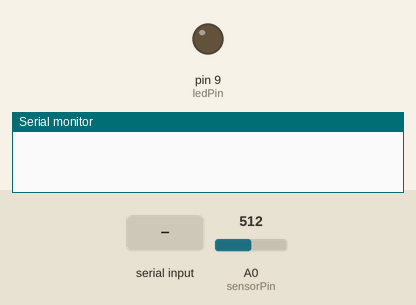
This sketch was run on a simulated Arduino Uno, built with avr-gcc and run on an emulated ATmega328P. On the bench: output pins drawn as LEDs (lit = HIGH), the last lines printed to the serial monitor. The test bench sets the inputs (shaded band); at power-on: A0 (sensorPin) = 512.

Above: at 1.2 s.
1.3 s: "S" received over Serial
At 2.3 s:
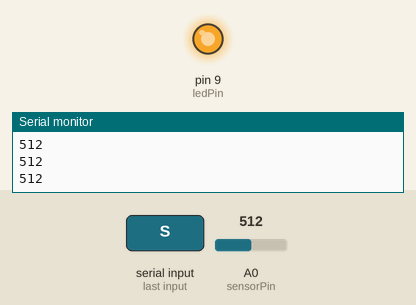
Timing chart, 0 to 8.0 s (numbered marks = the images above; inputs shaded):
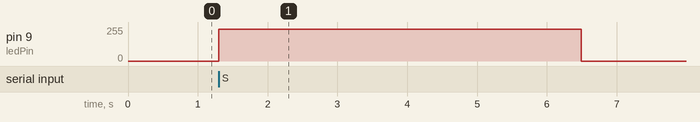

Measured:
- after the input at 1.3 s, pin 9 (ledPin): 0/255 → 240/255 at once, → 0/255 5.2 s later

The sketch:

ledmasure.ino
```cpp
const int ledPin = 9;
const int sensorPin = A0;
const int numSamples = 500;
int pwmValue = 240;

void setup() {
  pinMode(ledPin, OUTPUT);
  Serial.begin(9600);
  while (!Serial);  // PCとの接続待ち
}

void loop() {
  if (Serial.available() > 0) {
    char cmd = Serial.read();
    if (cmd == 'S') {  // 'S' が来たら測定開始
      analogWrite(ledPin, pwmValue);
      delay(50); // LEDの安定化

      for (int i = 0; i < numSamples; i++) {
        int value = analogRead(sensorPin);
        Serial.println(value);
        delay(10);  // 測定間隔 10ms
      }

      analogWrite(ledPin, 0);  // 測定後にLEDオフ
    }
  }
}
```
